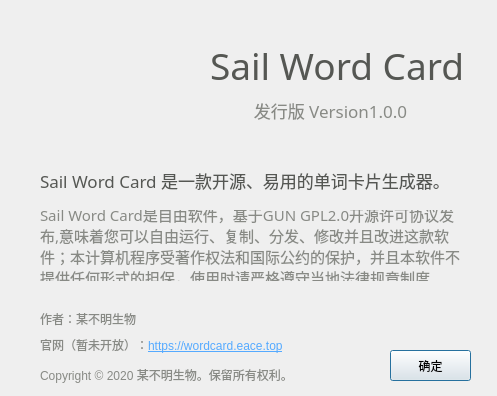
<?xml version="1.0" encoding="UTF-8"?>
<ui version="4.0">
 <class>aboutWin</class>
 <widget class="QDialog" name="aboutWin">
  <property name="windowModality">
   <enum>Qt::ApplicationModal</enum>
  </property>
  <property name="enabled">
   <bool>true</bool>
  </property>
  <property name="geometry">
   <rect>
    <x>0</x>
    <y>0</y>
    <width>497</width>
    <height>396</height>
   </rect>
  </property>
  <property name="sizePolicy">
   <sizepolicy hsizetype="Fixed" vsizetype="Fixed">
    <horstretch>0</horstretch>
    <verstretch>0</verstretch>
   </sizepolicy>
  </property>
  <property name="mouseTracking">
   <bool>false</bool>
  </property>
  <property name="contextMenuPolicy">
   <enum>Qt::NoContextMenu</enum>
  </property>
  <property name="windowTitle">
   <string>关于Sail Word Card</string>
  </property>
  <property name="styleSheet">
   <string notr="true"/>
  </property>
  <property name="modal">
   <bool>true</bool>
  </property>
  <widget class="QLabel" name="label">
   <property name="geometry">
    <rect>
     <x>210</x>
     <y>40</y>
     <width>251</width>
     <height>50</height>
    </rect>
   </property>
   <property name="font">
    <font>
     <family>文泉驿正黑</family>
     <pointsize>28</pointsize>
     <weight>9</weight>
     <italic>false</italic>
     <bold>false</bold>
    </font>
   </property>
   <property name="styleSheet">
    <string notr="true">font: 75 28pt &quot;文泉驿正黑&quot;;

color: rgb(85, 87, 83);</string>
   </property>
   <property name="text">
    <string>Sail Word Card</string>
   </property>
  </widget>
  <widget class="QLabel" name="label_2">
   <property name="geometry">
    <rect>
     <x>70</x>
     <y>30</y>
     <width>91</width>
     <height>109</height>
    </rect>
   </property>
   <property name="styleSheet">
    <string notr="true">image: url(:/logo/icon.png);</string>
   </property>
   <property name="text">
    <string/>
   </property>
  </widget>
  <widget class="QLabel" name="label_3">
   <property name="geometry">
    <rect>
     <x>40</x>
     <y>160</y>
     <width>491</width>
     <height>41</height>
    </rect>
   </property>
   <property name="font">
    <font>
     <family>文泉驿微米黑</family>
     <pointsize>13</pointsize>
     <weight>7</weight>
     <italic>false</italic>
     <bold>false</bold>
    </font>
   </property>
   <property name="styleSheet">
    <string notr="true">font: 57 13pt &quot;文泉驿微米黑&quot;;

color: rgb(85, 87, 83);</string>
   </property>
   <property name="text">
    <string>Sail Word Card 是一款开源、易用的单词卡片生成器。</string>
   </property>
   <property name="wordWrap">
    <bool>true</bool>
   </property>
  </widget>
  <widget class="QLabel" name="label_4">
   <property name="geometry">
    <rect>
     <x>240</x>
     <y>90</y>
     <width>181</width>
     <height>40</height>
    </rect>
   </property>
   <property name="font">
    <font>
     <family>文泉驿微米黑</family>
     <pointsize>13</pointsize>
     <weight>7</weight>
     <italic>false</italic>
     <bold>false</bold>
    </font>
   </property>
   <property name="styleSheet">
    <string notr="true">font: 57 13pt &quot;文泉驿微米黑&quot;;

color: rgb(136, 138, 133);</string>
   </property>
   <property name="text">
    <string>发行版 Version1.0.0</string>
   </property>
   <property name="alignment">
    <set>Qt::AlignCenter</set>
   </property>
   <property name="wordWrap">
    <bool>true</bool>
   </property>
  </widget>
  <widget class="QLabel" name="label_5">
   <property name="geometry">
    <rect>
     <x>40</x>
     <y>210</y>
     <width>421</width>
     <height>71</height>
    </rect>
   </property>
   <property name="font">
    <font>
     <family>文泉驿微米黑</family>
     <pointsize>11</pointsize>
     <weight>7</weight>
     <italic>false</italic>
     <bold>false</bold>
    </font>
   </property>
   <property name="mouseTracking">
    <bool>false</bool>
   </property>
   <property name="styleSheet">
    <string notr="true">font: 57 10.5pt &quot;文泉驿微米黑&quot;;

color: rgb(136, 138, 133);</string>
   </property>
   <property name="text">
    <string>Sail Word Card是自由软件，基于GUN GPL2.0开源许可协议发布,意味着您可以自由运行、复制、分发、修改并且改进这款软件；本计算机程序受著作权法和国际公约的保护，并且本软件不提供任何形式的担保，使用时请严格遵守当地法律规章制度。</string>
   </property>
   <property name="wordWrap">
    <bool>true</bool>
   </property>
  </widget>
  <widget class="QLabel" name="label_7">
   <property name="geometry">
    <rect>
     <x>40</x>
     <y>310</y>
     <width>131</width>
     <height>16</height>
    </rect>
   </property>
   <property name="styleSheet">
    <string notr="true">color: rgb(136, 138, 133);
font: 11pt &quot;文泉驿微米黑&quot;;</string>
   </property>
   <property name="text">
    <string>&lt;html&gt;&lt;head/&gt;&lt;body&gt;&lt;p&gt;作者：某不明生物&lt;/p&gt;&lt;/body&gt;&lt;/html&gt;</string>
   </property>
  </widget>
  <widget class="QLabel" name="label_8">
   <property name="geometry">
    <rect>
     <x>40</x>
     <y>330</y>
     <width>321</width>
     <height>30</height>
    </rect>
   </property>
   <property name="styleSheet">
    <string notr="true">color: rgb(136, 138, 133);
font: 11pt &quot;文泉驿微米黑&quot;;</string>
   </property>
   <property name="text">
    <string>&lt;html&gt;&lt;head/&gt;&lt;body&gt;&lt;p&gt;官网（暂未开放）：&lt;a href=&quot;https://wordcard.eace.top&quot;&gt;&lt;span style=&quot; text-decoration: underline; color:#55aaff;&quot;&gt;https://wordcard.eace.top&lt;/span&gt;&lt;/a&gt;&lt;/p&gt;&lt;/body&gt;&lt;/html&gt;</string>
   </property>
   <property name="openExternalLinks">
    <bool>true</bool>
   </property>
  </widget>
  <widget class="QLabel" name="label_9">
   <property name="geometry">
    <rect>
     <x>40</x>
     <y>360</y>
     <width>271</width>
     <height>30</height>
    </rect>
   </property>
   <property name="styleSheet">
    <string notr="true">color: rgb(136, 138, 133);
font: 10pt &quot;文泉驿微米黑&quot;;</string>
   </property>
   <property name="text">
    <string>&lt;html&gt;&lt;head/&gt;&lt;body&gt;&lt;p&gt;Copyright © 2020 某不明生物。保留所有权利。&lt;/p&gt;&lt;/body&gt;&lt;/html&gt;</string>
   </property>
  </widget>
  <widget class="QPushButton" name="pushButton">
   <property name="geometry">
    <rect>
     <x>390</x>
     <y>350</y>
     <width>81</width>
     <height>31</height>
    </rect>
   </property>
   <property name="styleSheet">
    <string notr="true">font: 11pt &quot;文泉驿微米黑&quot;;</string>
   </property>
   <property name="text">
    <string>确定</string>
   </property>
  </widget>
  <widget class="QLabel" name="label_10">
   <property name="geometry">
    <rect>
     <x>170</x>
     <y>309</y>
     <width>18</width>
     <height>20</height>
    </rect>
   </property>
   <property name="styleSheet">
    <string notr="true">color: rgb(136, 138, 133);
font: 11pt &quot;文泉驿微米黑&quot;;
image: url(:/logo/github.png);</string>
   </property>
   <property name="text">
    <string>&lt;html&gt;&lt;head/&gt;&lt;body&gt;&lt;p&gt;&lt;a href=&quot;https://github.com/Simgor001/&quot;&gt;&lt;span style=&quot; text-decoration: underline; color:#0000ff;&quot;&gt;&lt;img src=&quot;:/logo/github.png&quot;/&gt;&lt;/span&gt;&lt;/a&gt;&lt;/p&gt;&lt;/body&gt;&lt;/html&gt;</string>
   </property>
   <property name="openExternalLinks">
    <bool>true</bool>
   </property>
  </widget>
 </widget>
 <resources>
  <include location="img.qrc"/>
 </resources>
 <connections>
  <connection>
   <sender>pushButton</sender>
   <signal>clicked()</signal>
   <receiver>aboutWin</receiver>
   <slot>close()</slot>
   <hints>
    <hint type="sourcelabel">
     <x>492</x>
     <y>347</y>
    </hint>
    <hint type="destinationlabel">
     <x>552</x>
     <y>214</y>
    </hint>
   </hints>
  </connection>
 </connections>
</ui>
